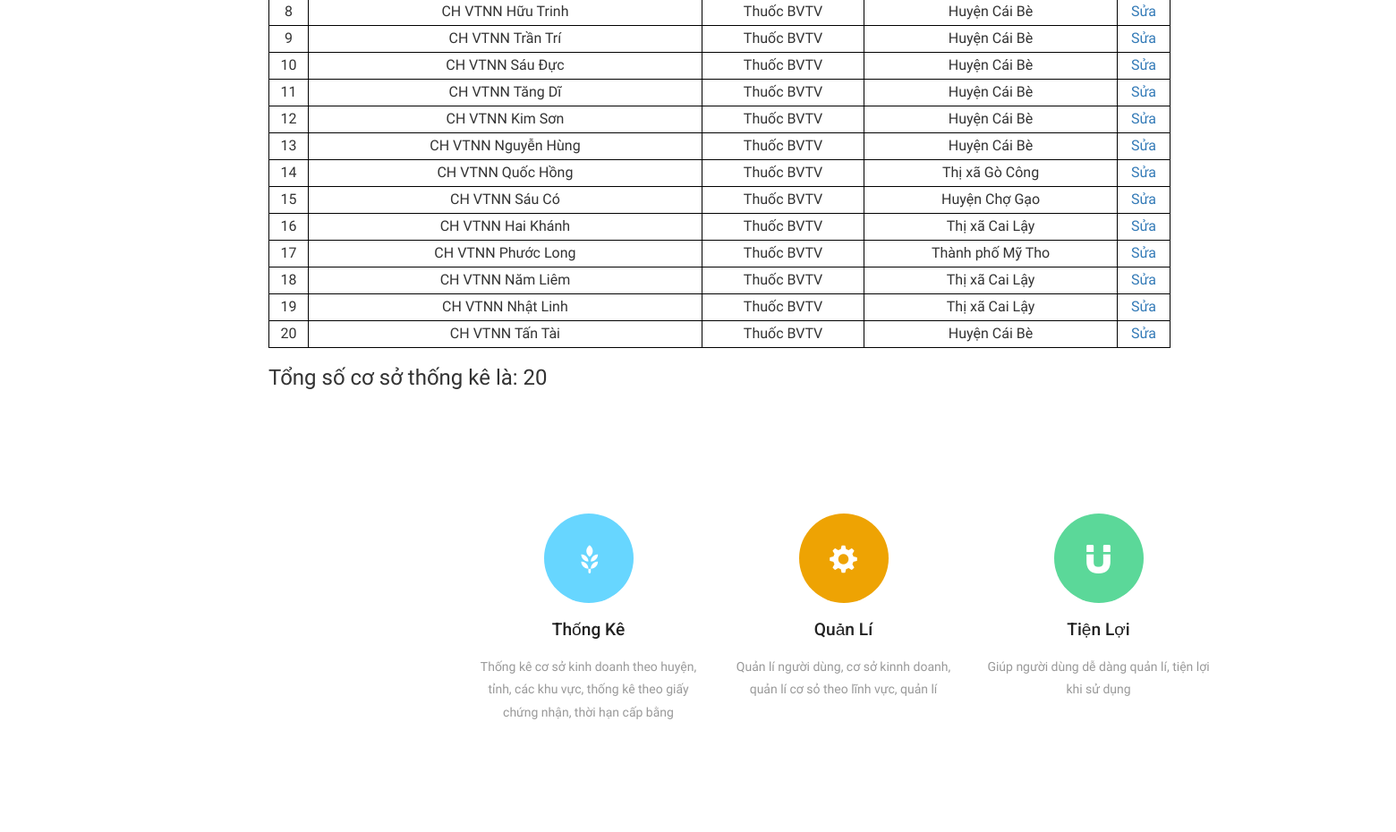
/theolinhvuc.php (middle part), run on an earlier commit of the app's database.
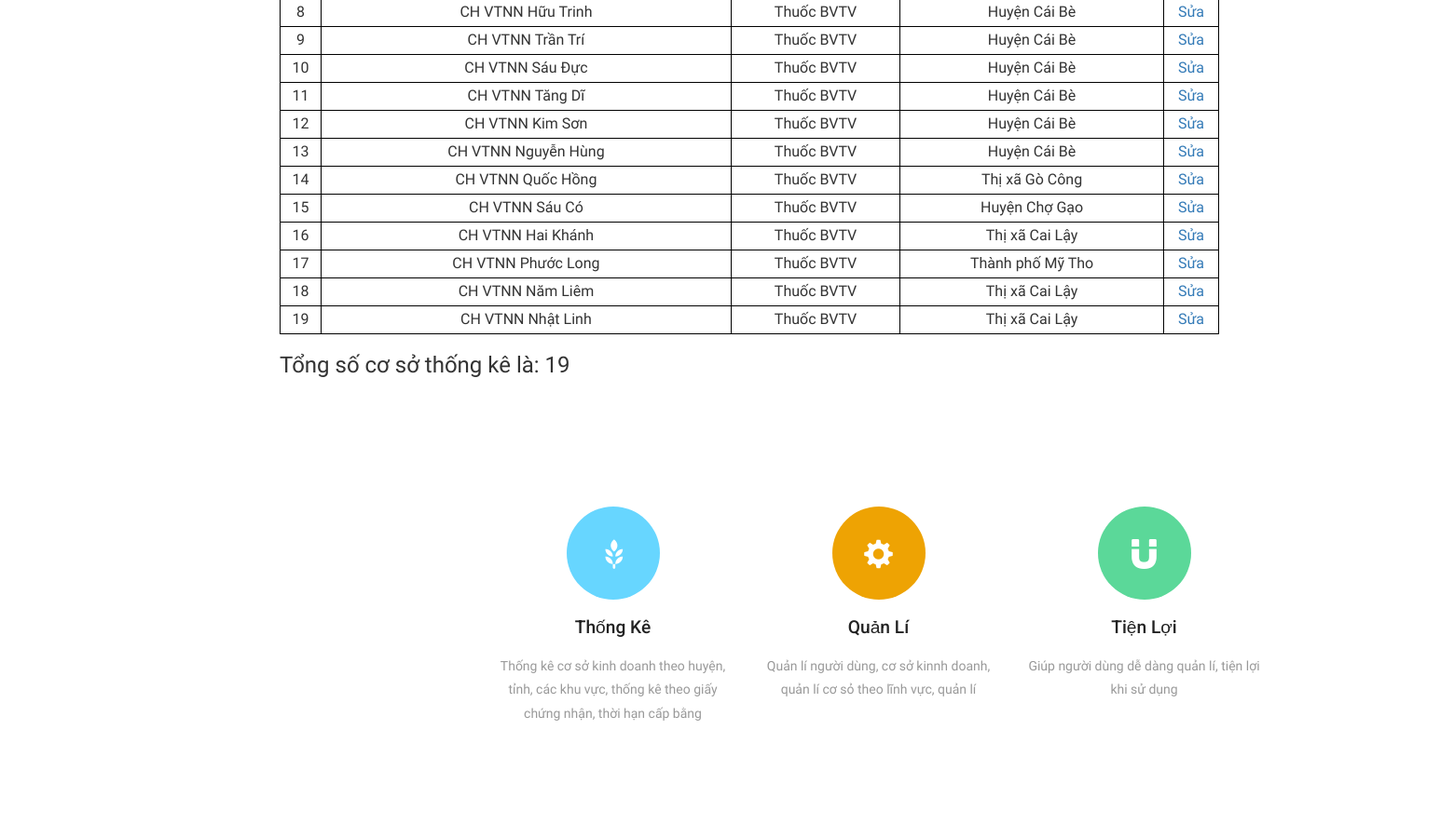
And on a later commit of the database.
### tables this page shows
CREATE TABLE `coso_linhvuc` (
  `id_cosolinhvuc` int(11) NOT NULL,
  `id_coso` int(11) NOT NULL,
  `id_linhvuc` int(11) NOT NULL,
  `soGCN` char(50) DEFAULT NULL,
  `ngay_cap` date DEFAULT NULL,
  `ngay_hethan` date DEFAULT NULL
);

CREATE TABLE `coso` (
  `id_coso` int(11) NOT NULL,
  `id_loaihinh` int(11) NOT NULL,
  `id_tthd` int(20) NOT NULL,
  `id_user` int(11) DEFAULT NULL,
  `id_tinh` int(11) NOT NULL,
  `id_huyen` int(11) NOT NULL,
  `id_xa` int(11) NOT NULL,
  `dia_chi` char(50) NOT NULL,
  `ten_coso` char(50) NOT NULL,
  `ten_chucoso` char(50) NOT NULL,
  `trinhdo_bangcap` int(32) NOT NULL,
  `sdt` char(50) NOT NULL,
  `ghi_chu` char(50) DEFAULT NULL,
  `ngay_tao` date NOT NULL,
  `ngay_update` date NOT NULL,
  `trangthai` int(11) NOT NULL
);

CREATE TABLE `linhvuc` (
  `id_linhvuc` int(11) NOT NULL,
  `ten_linhvuc` varchar(45) NOT NULL,
  `trangthai_MD` int(11) NOT NULL
);

CREATE TABLE `huyen` (
  `id_huyen` int(11) NOT NULL,
  `ten_huyen` varchar(45) NOT NULL,
  `id_tinh` int(11) NOT NULL
);

### theolinhvuc.php (the view, shortened to what this page needs)
<?php
$s ='';
 ?>
<?php
$ss = '';
 ?>
<!DOCTYPE html>
    <html>
        <head>
            <link href="css/bootstrap.css" rel="stylesheet" type="text/css" media="all" />
            <link rel="stylesheet" href="css/style.css" type="text/css" media="all" />
            <link href="css/font-awesome.css" rel="stylesheet">
            <link href='css/immersive-slider.css' rel='stylesheet' type='text/css'>
            <link rel="stylesheet" href="css/jquery.flipster.css">
     </head>
     <body>
            <div style="margin-left: 300px;">
               <br><br>
               <table border="1">
                    <?php
                    $conn = mysqli_connect("localhost","root","","quanlyhethong");
                    $sql = "SELECT coso_linhvuc.id_cosolinhvuc,coso.ten_coso,linhvuc.ten_linhvuc,huyen.ten_huyen FROM coso_linhvuc
                        INNER JOIN coso ON coso.id_coso = coso_linhvuc.id_coso
                        INNER JOIN linhvuc ON linhvuc.id_linhvuc = coso_linhvuc.id_linhvuc
                        INNER JOIN huyen on huyen.id_huyen = coso.id_huyen
                        WHERE (huyen.ten_huyen LIKE '%$s%') and (linhvuc.ten_linhvuc LIKE '%$ss%')";
                    $result = $conn->query($sql);
                    $tong=mysqli_query($conn,$sql);
                    $i = 0;
                    while($row = $result->fetch_assoc()) {
                        $i++;
                    ?>
                        <tr>
                            <td><?php echo $i; ?></td>
                            <td><?php echo $row['ten_coso']; ?></td>
                            <td><?php echo $row['ten_linhvuc']; ?></td>
                            <td><?php echo $row['ten_huyen']; ?></td>
                            <td><a href="editcosolinhvuc.php?id_cosolinhvuc=<?php echo $row['id_cosolinhvuc']; ?>">Sửa</a></td>
                        </tr>
                        <?php
                        }
                        ?>
               </table>
                   <h3>Tổng số cơ sở thống kê là: <?php echo mysqli_num_rows($tong); ?></h3>
                    </div>
            <div class="banner-bottom">
        <div class="container" style="margin-left: 500px;" >
            <div class="agileits-banner-bottom">
                <div class="col-md-3 agileits-banner-bottom-grid">
                    <div class="services-grid1">
                        <div class="services-grid-right agile-services-grid-right">
                            <div class="services-grid-right-grid hvr-radial-out blue-grid">
                                <span class="glyphicon glyphicon-grain" aria-hidden="true"></span>
                            </div>
                        </div>
                        <div class="services-grid-left agile-services-grid-left">
                            <h4>Thống Kê</h4>
                            <p> Thống kê cơ sở kinh doanh theo huyện, tỉnh,
                                các khu vực, thống kê theo giấy chứng nhận, thời hạn cấp bằng </p>
                        </div>
                    </div>
                </div>
                <div class="col-md-3 agileits-banner-bottom-grid">
                    <div class="services-grid1">
                        <div class="services-grid-right agile-services-grid-right">
                            <div class="services-grid-right-grid hvr-radial-out orange-grid">
                                <span class="glyphicon glyphicon-cog" aria-hidden="true"></span>
                            </div>
                        </div>
                        <div class="services-grid-left agile-services-grid-left">
                            <h4>Quản Lí</h4>
                            <p>Quản lí người dùng, cơ sở kinnh doanh,
                                quản lí cơ sỏ theo lĩnh vực, quản lí </p>
                        </div>
                    </div>
                </div>
                <div class="col-md-3 agileits-banner-bottom-grid">
                    <div class="services-grid1">
                        <div class="services-grid-right agile-services-grid-right">
                            <div class="services-grid-right-grid hvr-radial-out green-grid">
                                <span class="glyphicon glyphicon-magnet" aria-hidden="true"></span>
                            </div>
                        </div>
                        <div class="services-grid-left agile-services-grid-left">
                            <h4>Tiện lợi</h4>
                            <p>Giúp người dùng dễ dàng quản lí, tiện lợi khi sử dụng</p>
                        </div>
                    </div>
                </div>
            </div>
        </div>
    </div>
    </body>
    </html>

What changed in the data, as far as the page shows it:
removed coso_linhvuc: id_coso.ten_coso "CH VTNN Tấn Tài", id_linhvuc.ten_linhvuc "Thuốc BVTV", huyen.ten_huyen "Huyện Cái Bè"
Also different on the page:
mysqli_num_rows($tong): "20" → "19"
